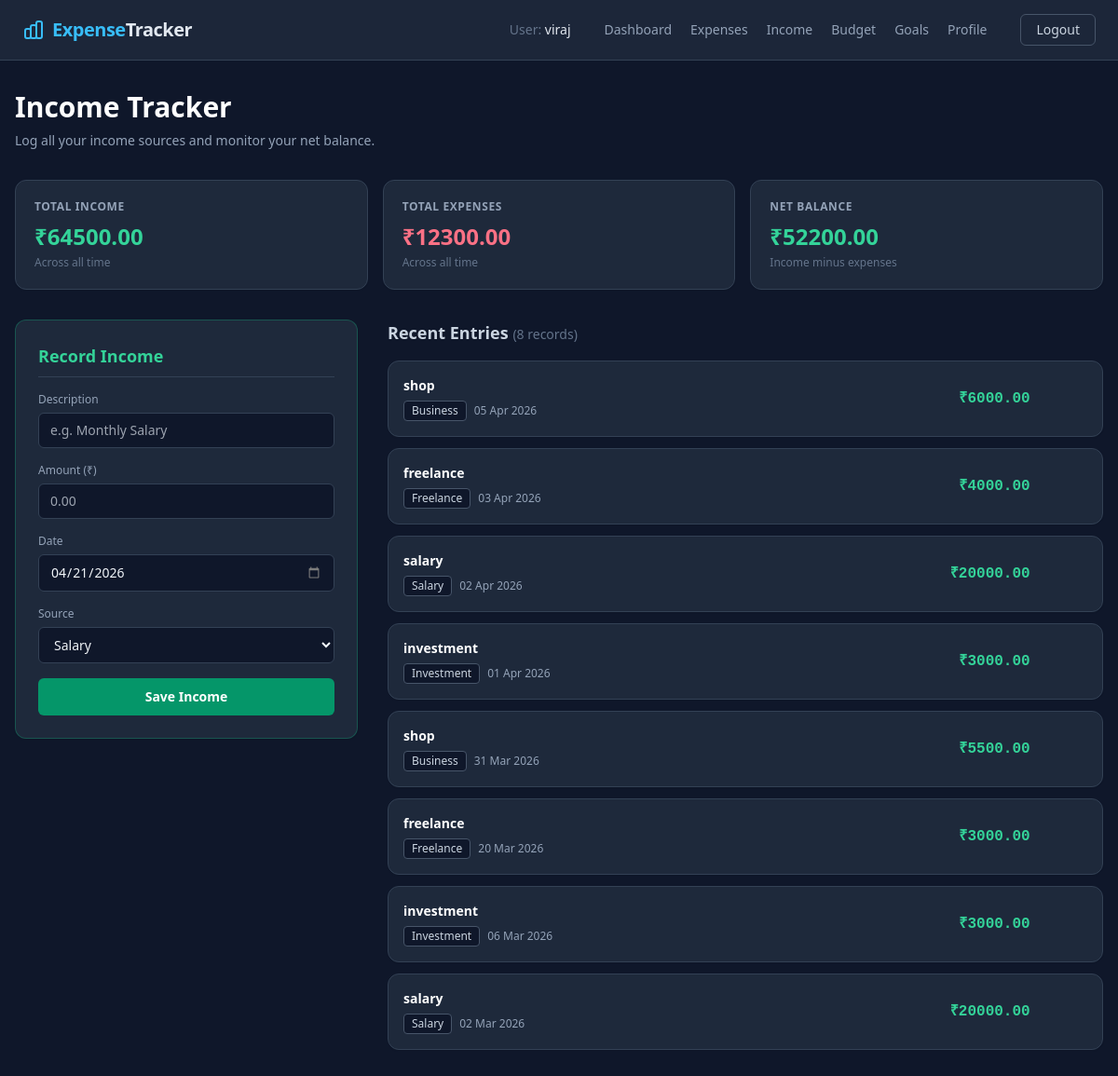
Screenshot of /income (signed in) with the database file from the repository.
### app.py (models this page shows)
class User(UserMixin, db.Model):
    id            = db.Column(db.Integer, primary_key=True)
    username      = db.Column(db.String(150), unique=True, nullable=False)
    password_hash = db.Column(db.String(200), nullable=False)
    is_admin      = db.Column(db.Boolean, default=False, nullable=False)
    created_at    = db.Column(db.DateTime, default=datetime.utcnow)
    expenses      = db.relationship('Expense', backref='owner', lazy=True, cascade='all, delete-orphan')
    budgets       = db.relationship('Budget',  backref='owner', lazy=True, cascade='all, delete-orphan')
    incomes       = db.relationship('Income',  backref='owner', lazy=True, cascade='all, delete-orphan')
    goals         = db.relationship('SavingsGoal', backref='owner', lazy=True, cascade='all, delete-orphan')

class Income(db.Model):
    id          = db.Column(db.Integer, primary_key=True)
    description = db.Column(db.String(120), nullable=False)
    amount      = db.Column(db.Float, nullable=False)
    source      = db.Column(db.String(50), nullable=False)   # Salary, Freelance, Other
    date        = db.Column(db.Date, nullable=False, default=date.today)
    user_id     = db.Column(db.Integer, db.ForeignKey('user.id'), nullable=False)

### app.py (the view, shortened to what this page needs)
@app.route("/income", methods=['GET', 'POST'])
@login_required
def income():
    incomes = Income.query.filter_by(user_id=current_user.id)\
                          .order_by(Income.date.desc()).all()
    total_income = sum(i.amount for i in incomes)
    total_expense = db.session.query(func.sum(Expense.amount))\
                              .filter(Expense.user_id == current_user.id).scalar() or 0
    net_balance = round(total_income - total_expense, 2)
    return render_template("income.html",
        incomes=incomes, income_sources=INCOME_SOURCES,
        total_income=total_income, total_expense=total_expense,
        net_balance=net_balance,
        today=date.today().isoformat())

### app.py (called while the page is built)
@login_manager.user_loader
def load_user(user_id):
    return db.session.get(User, int(user_id))

### templates/income.html (shortened to what this page needs)
{% extends "base.html" %}
{% block content %}
<div class="mb-8">
    <h1 class="text-3xl font-semibold mb-2 text-white">Income Tracker</h1>
    <p class="text-slate-400 text-sm">Log all your income sources and monitor your net balance.</p>
</div>
<div class="grid grid-cols-1 sm:grid-cols-3 gap-4 mb-8">
    <div class="rounded-xl border border-slate-700 bg-slate-800 p-5 shadow-sm">
        <p class="text-slate-400 text-xs font-semibold uppercase tracking-wider mb-2">Total Income</p>
        <h2 class="text-2xl font-bold text-emerald-400">₹{{ '%.2f'|format(total_income) }}</h2>
        <p class="text-slate-500 text-xs mt-1">Across all time</p>
    </div>
    <div class="rounded-xl border border-slate-700 bg-slate-800 p-5 shadow-sm">
        <p class="text-slate-400 text-xs font-semibold uppercase tracking-wider mb-2">Total Expenses</p>
        <h2 class="text-2xl font-bold text-rose-400">₹{{ '%.2f'|format(total_expense) }}</h2>
        <p class="text-slate-500 text-xs mt-1">Across all time</p>
    </div>
    <div class="rounded-xl border border-slate-700 bg-slate-800 p-5 shadow-sm">
        <p class="text-slate-400 text-xs font-semibold uppercase tracking-wider mb-2">Net Balance</p>
        <h2 class="text-2xl font-bold {% if net_balance >= 0 %}text-emerald-400{% else %}text-rose-400{% endif %}">
            ₹{{ '%.2f'|format(net_balance) }}
        </h2>
        <p class="text-slate-500 text-xs mt-1">Income minus expenses</p>
    </div>
</div>
<div class="grid grid-cols-1 lg:grid-cols-3 gap-8">
    <div class="lg:col-span-1">
        <section class="rounded-xl border border-emerald-500/30 bg-slate-800 p-6 shadow-sm sticky top-24">
            <h2 class="text-lg font-bold mb-4 text-emerald-400 border-b border-slate-700 pb-2">Record Income</h2>
            <form method="post" action="{{ url_for('income') }}" class="space-y-4">
                <div>
                    <label class="block text-xs font-medium text-slate-400 mb-1.5">Description</label>
                    <input type="text" name="description" required placeholder="e.g. Monthly Salary"
                           class="w-full rounded-md bg-slate-900 border border-slate-700 px-3 py-2 text-slate-100 focus:border-emerald-500 focus:outline-none transition text-sm">
                </div>
                <div>
                    <label class="block text-xs font-medium text-slate-400 mb-1.5">Amount (₹)</label>
                    <input type="number" name="amount" step="0.01" min="0.01" required placeholder="0.00"
                           class="w-full rounded-md bg-slate-900 border border-slate-700 px-3 py-2 text-slate-100 focus:border-emerald-500 focus:outline-none transition text-sm">
                </div>
                <div>
                    <label class="block text-xs font-medium text-slate-400 mb-1.5">Date</label>
                    <input type="date" name="date" value="{{ today }}"
                           class="w-full rounded-md bg-slate-900 border border-slate-700 px-3 py-2 text-slate-100 focus:border-emerald-500 focus:outline-none transition text-sm">
                </div>
                <div>
                    <label class="block text-xs font-medium text-slate-400 mb-1.5">Source</label>
                    <select name="source" class="w-full rounded-md bg-slate-900 border border-slate-700 px-3 py-2 text-slate-100 focus:border-emerald-500 focus:outline-none transition text-sm">
                        {% for s in income_sources %}
                        <option value="{{ s }}">{{ s }}</option>
                        {% endfor %}
                    </select>
                </div>
                <button type="submit" class="w-full bg-emerald-600 text-white font-bold py-2.5 rounded-md hover:bg-emerald-500 transition text-sm mt-2">
                    Save Income
                </button>
            </form>
        </section>
    </div>
    <section class="lg:col-span-2 space-y-4">
        <h2 class="text-lg font-semibold text-slate-300 mb-4">
            Recent Entries <span class="text-sm font-normal text-slate-500">({{ incomes|length }} records)</span>
        </h2>
        <div class="space-y-3">
        {% if incomes %}
            {% for i in incomes %}
            <div class="rounded-xl border border-slate-700 bg-slate-800 p-4 shadow-sm flex items-center justify-between gap-3 group">
                <div class="min-w-0">
                    <p class="font-semibold text-white truncate text-sm">{{ i.description }}</p>
                    <p class="text-xs text-slate-400 mt-1.5 flex items-center gap-2">
                        <span class="inline-block bg-slate-900 text-slate-300 border border-slate-600 rounded px-2 py-0.5">{{ i.source }}</span>
                        {{ i.date.strftime('%d %b %Y') }}
                    </p>
                </div>
                <div class="flex items-center gap-4 flex-shrink-0">
                    <span class="text-emerald-400 font-bold font-mono">₹{{ '%.2f'|format(i.amount) }}</span>
                </div>
            </div>
            {% endfor %}
        {% else %}
            <div class="flex flex-col items-center justify-center text-slate-500 border border-dashed border-slate-700 rounded-xl p-10 bg-slate-800/50">
                <p class="font-medium">No income entries logged.</p>
            </div>
        {% endif %}
        </div>
    </section>
</div>
{% endblock %}

### templates/base.html (shortened to what this page needs)
<!DOCTYPE html>
<html lang="en" class="h-full bg-slate-900">
<head>
    <script src="https://cdn.tailwindcss.com"></script>
</head>
<body class="flex flex-col min-h-full text-slate-200 font-sans antialiased selection:bg-brand/30 pb-24 md:pb-0">
    <header class="hidden md:block border-b border-slate-700 bg-slate-800/90 backdrop-blur sticky top-0 z-50">
        <div class="mx-auto max-w-7xl px-6 h-16 flex items-center justify-between">
            <a href="{{ url_for('index') }}" class="text-xl font-bold tracking-tight hover:opacity-80 transition flex items-center gap-2">
                <span><span class="text-brand">Expense</span>Tracker</span>
            </a>
            <nav class="flex gap-5 text-sm font-medium text-slate-400 items-center">
                {% if current_user.is_authenticated %}
                    <span class="text-slate-500 mr-4">User: <span class="text-slate-200">{{ current_user.username }}</span></span>
                    <a href="{{ url_for('index') }}" class="hover:text-brand transition">Dashboard</a>
                    <a href="{{ url_for('expense') }}" class="hover:text-brand transition">Expenses</a>
                    <a href="{{ url_for('income') }}" class="hover:text-emerald-400 transition">Income</a>
                    <a href="{{ url_for('budget') }}" class="hover:text-brand transition">Budget</a>
                    <a href="{{ url_for('goals') }}" class="hover:text-brand transition">Goals</a>
                    <a href="{{ url_for('profile') }}" class="hover:text-brand transition">Profile</a>
                    <a href="{{ url_for('logout') }}" class="text-slate-300 hover:text-white transition ml-4 px-4 py-1.5 border border-slate-600 rounded-md hover:bg-slate-700">Logout</a>
                {% else %}
                    <a href="{{ url_for('login') }}" class="text-slate-300 hover:text-white transition">Log In</a>
                    <a href="{{ url_for('register') }}" class="bg-brand text-slate-900 px-4 py-1.5 rounded-md font-bold hover:bg-sky-400 transition">Register</a>
                {% endif %}
            </nav>
        </div>
    </header>
    <main class="flex-grow mx-auto w-full max-w-7xl px-4 py-8">
        {% block content %}{% endblock %}
    </main>
</body>
</html>

### rows the page displays
User: username "viraj"
Income: description "shop", source "Business", date "05 Apr 2026", amount "6000.00"
Income: description "freelance", source "Freelance", date "03 Apr 2026", amount "4000.00"
Income: description "salary", source "Salary", date "02 Apr 2026", amount "20000.00"
Income: description "investment", source "Investment", date "01 Apr 2026", amount "3000.00"
Income: description "shop", source "Business", date "31 Mar 2026", amount "5500.00"
Income: description "freelance", source "Freelance", date "20 Mar 2026", amount "3000.00"
Income: description "investment", source "Investment", date "06 Mar 2026", amount "3000.00"
Income: description "salary", source "Salary", date "02 Mar 2026", amount "20000.00"

### other values shown
{{ '%.2f'|format(total_income) }} "64500.00"
{{ '%.2f'|format(total_expense) }} "12300.00"
{{ '%.2f'|format(net_balance) }} "52200.00"
{{ incomes|length }} "8"
form field source "Salary"
